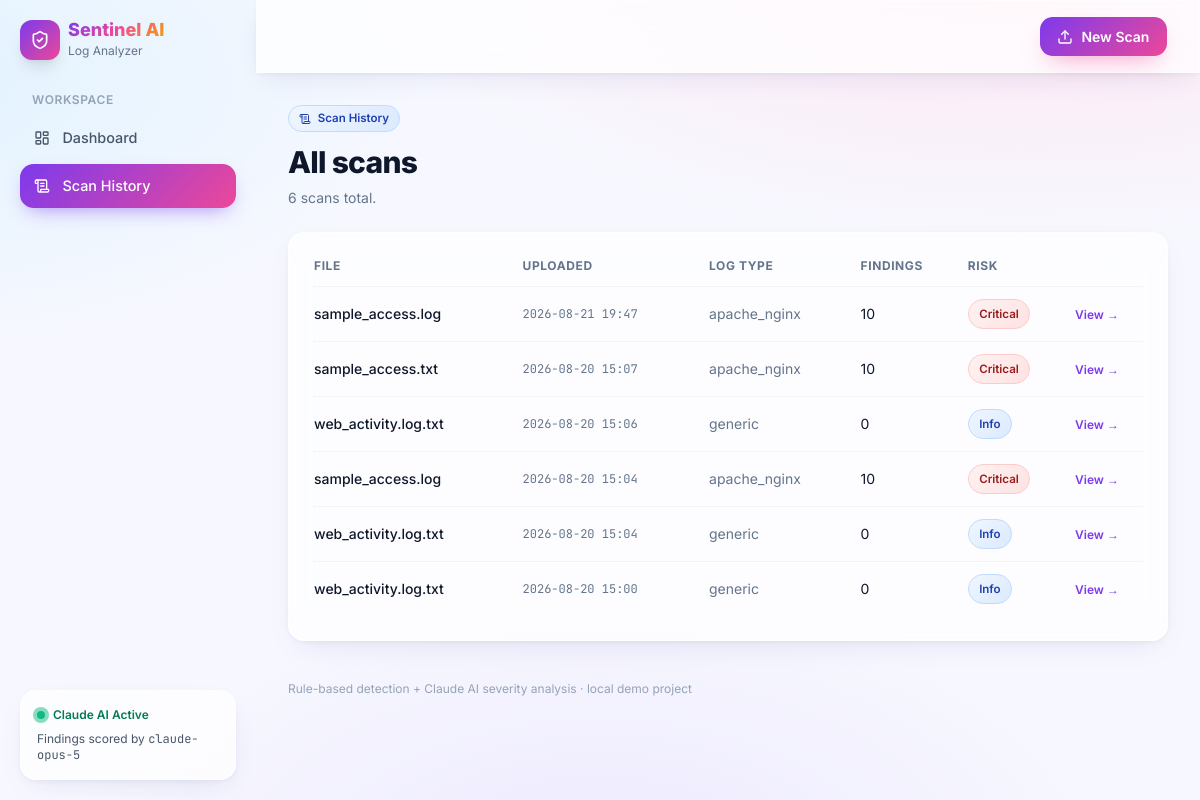
The app's page /history with its own data.
### models.py (models this page shows, shortened)
class Scan(db.Model):
    __tablename__ = "scans"
    id = db.Column(db.Integer, primary_key=True)
    filename = db.Column(db.String(255), nullable=False)
    log_type = db.Column(db.String(50), nullable=False, default="generic")
    uploaded_at = db.Column(db.DateTime, default=datetime.utcnow)
    total_lines = db.Column(db.Integer, default=0)
    parsed_lines = db.Column(db.Integer, default=0)
    ai_powered = db.Column(db.Boolean, default=False)
    findings = db.relationship(
        "Finding", backref="scan", cascade="all, delete-orphan", lazy="dynamic"
    )
    def severity_counts(self):
        counts = {"Critical": 0, "High": 0, "Medium": 0, "Low": 0, "Info": 0}
        for f in self.findings:
            counts[f.severity] = counts.get(f.severity, 0) + 1
        return counts
    def overall_risk(self):
        counts = self.severity_counts()
        if counts["Critical"]:
            return "Critical"
        if counts["High"]:
            return "High"
        if counts["Medium"]:
            return "Medium"
        if counts["Low"]:
            return "Low"
        return "Info"

class Finding(db.Model):
    __tablename__ = "findings"
    id = db.Column(db.Integer, primary_key=True)
    scan_id = db.Column(db.Integer, db.ForeignKey("scans.id"), nullable=False)
    finding_type = db.Column(db.String(120), nullable=False)
    severity = db.Column(db.String(20), nullable=False, default="Info")
    source_ip = db.Column(db.String(64), nullable=True)
    match_count = db.Column(db.Integer, default=1)
    first_seen = db.Column(db.String(64), nullable=True)
    last_seen = db.Column(db.String(64), nullable=True)
    summary = db.Column(db.Text, nullable=True)
    solution = db.Column(db.Text, nullable=True)
    _sample_lines = db.Column("sample_lines", db.Text, nullable=True)
    @property
    def sample_lines(self):
        if not self._sample_lines:
            return []
        return json.loads(self._sample_lines)
    @sample_lines.setter
    def sample_lines(self, value):
        self._sample_lines = json.dumps(value or [])
    SEVERITY_ORDER = {"Critical": 0, "High": 1, "Medium": 2, "Low": 3, "Info": 4}

### app.py (the view)
    @app.route("/history")
    def history():
        scans = Scan.query.order_by(Scan.uploaded_at.desc()).all()
        return render_template("history.html", scans=scans)

### ai_analyzer.py (called while the page is built)
    def available(self):
        return self.client is not None

### templates/history.html (shortened to what this page needs)
{% extends "base.html" %}
{% block content %}
<div>
  <div class="chip sev-info mb-3"><i data-lucide="scroll-text" class="w-3 h-3"></i> Scan History</div>
  <h1 class="text-3xl font-extrabold tracking-tight">All scans</h1>
  <p class="text-slate-500 mt-2 text-sm">{{ scans|length }} scan{{ 's' if scans|length != 1 }} total.</p>
</div>
<div class="glass rounded-2xl p-6">
  {% if not scans %}
    <div class="text-center py-8">
      <i data-lucide="inbox" class="w-10 h-10 mx-auto text-slate-300 mb-3"></i>
      <p class="text-slate-500 text-sm">No scans yet. <a href="{{ url_for('index') }}" class="text-violet-600 hover:underline">Run your first scan</a>.</p>
    </div>
  {% else %}
  <div class="overflow-x-auto">
    <table class="w-full text-sm">
      <thead>
        <tr class="text-left text-xs font-semibold text-slate-500 uppercase tracking-wider">
          <th class="pb-3 pr-2">File</th>
          <th class="pb-3 pr-2">Uploaded</th>
          <th class="pb-3 pr-2">Log Type</th>
          <th class="pb-3 pr-2">Findings</th>
          <th class="pb-3 pr-2">Risk</th>
          <th class="pb-3"></th>
        </tr>
      </thead>
      <tbody>
        {% for scan in scans %}
        <tr class="log-row border-t border-slate-100">
          <td class="py-3 pr-2 font-medium">{{ scan.filename }}</td>
          <td class="py-3 pr-2 text-slate-500 mono text-xs">{{ scan.uploaded_at.strftime('%Y-%m-%d %H:%M') }}</td>
          <td class="py-3 pr-2 text-slate-500">{{ scan.log_type }}</td>
          <td class="py-3 pr-2">{{ scan.findings.count() }}</td>
          <td class="py-3 pr-2"><span class="chip sev-{{ scan.overall_risk()|lower }}">{{ scan.overall_risk() }}</span></td>
          <td class="py-3"><a href="{{ url_for('scan_results', scan_id=scan.id) }}" class="text-violet-600 hover:underline text-xs font-semibold">View &rarr;</a></td>
        </tr>
        {% endfor %}
      </tbody>
    </table>
  </div>
  {% endif %}
</div>
{% endblock %}

### templates/base.html (style rules this page uses)
:root { --violet:#7c3aed; --cyan:#06b6d4; --pink:#ec4899; --amber:#f59e0b; --emerald:#10b981; --red:#ef4444; }
* { font-family:'Inter',sans-serif }
.mono { font-family:'JetBrains Mono',monospace }
body { background: radial-gradient(1200px 600px at 85% -10%, #ffe4f1 0%, transparent 55%), radial-gradient(1000px 500px at -10% 10%, #e0f2fe 0%, transparent 55%), radial-gradient(900px 500px at 50% 110%, #ede9fe 0%, transparent 60%), #f7f8ff; color:#0f172a; min-height:100vh; }
.glass { background:rgba(255,255,255,0.72); backdrop-filter:blur(18px); -webkit-backdrop-filter:blur(18px); border:1px solid rgba(255,255,255,0.8); box-shadow:0 10px 30px -10px rgba(31,41,114,.12), 0 2px 6px -1px rgba(15,23,42,.06); }
.sev-critical { background:linear-gradient(135deg,#fef2f2,#fee2e2);color:#991b1b;border:1px solid #fecaca }
.sev-info { background:linear-gradient(135deg,#eff6ff,#dbeafe);color:#1e40af;border:1px solid #bfdbfe }
.chip { display:inline-flex;align-items:center;gap:.4rem;padding:.25rem .65rem;border-radius:999px;font-size:.72rem;font-weight:600 }
.log-row { transition:all .2s ease }

### records on screen
Scan: filename "sample_access.log", uploaded_at "2026-08-21 19:47", log_type "apache_nginx", findings.count "10", overall_risk "Critical"
Scan: filename "sample_access.txt", uploaded_at "2026-08-20 15:07", log_type "apache_nginx", findings.count "10", overall_risk "Critical"
Scan: filename "web_activity.log.txt", uploaded_at "2026-08-20 15:06", log_type "generic", findings.count "0", overall_risk "Info"
Scan: filename "sample_access.log", uploaded_at "2026-08-20 15:04", log_type "apache_nginx", findings.count "10", overall_risk "Critical"
Scan: filename "web_activity.log.txt", uploaded_at "2026-08-20 15:04", log_type "generic", findings.count "0", overall_risk "Info"
Scan: filename "web_activity.log.txt", uploaded_at "2026-08-20 15:00", log_type "generic", findings.count "0", overall_risk "Info"

### other values on screen
{{ 'Claude AI Active' if ai_available else 'Rule-based Mode' }} "Claude AI Active"
{{ claude_model }} "claude-opus-5"
{{ scans|length }} "6"
{{ 's' if scans|length != 1 }} "s"
